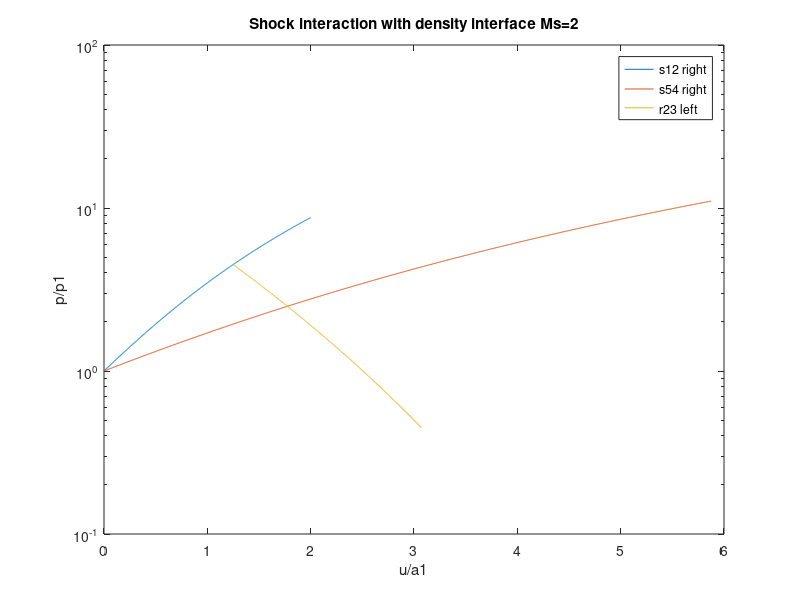

Write the MATLAB code that produced this figure.
clear;
g1=1.4;
g5=1.67;
T5byT1=1;
Mw5=4.002602;
Mw1=28.9647;

a5bya1=sqrt(g5*(8314/Mw5)*T5byT1/(g1*(8314/Mw1)));
rho5byrho1=(Mw5/Mw1)/T5byT1;


%shock 1-2
 Ms=2;
 p2byp1=1+(2*g1/(g1+1))*(Ms^2-1);
 a2bya1=sqrt((2*g1*Ms^2-(g1-1))*(2+(g1-1)*Ms^2)/((g1+1)^2*Ms^2));
 delubya1_12=linspace(0,2,1000);
 
 pbyp1_12=1+(g1.*delubya1_12).*((g1+1)*0.25.*delubya1_12+sqrt(1+(g1+1)^2*0.25^2.*delubya1_12.^2));
 ubya1_12=delubya1_12;
 u2bya1_12=interp1(pbyp1_12,ubya1_12,p2byp1,'spline');
 semilogy(ubya1_12,pbyp1_12,'DisplayName','s12 right');
 hold on
 
 %shock 5-4 Transmitted p1=p5 no conversion needed
 
 delubya5_54=linspace(0,2,1000);
 
 pbyp5_54=1+(g5.*delubya1_12).*((g5+1)*0.25.*delubya1_12+sqrt(1+(g5+1)^2*0.25^2.*delubya1_12.^2));
 ubya5_54=delubya5_54;
 ubya1_54=ubya5_54*a5bya1;
 semilogy(ubya1_54,pbyp5_54,'DisplayName','s54 right');
 hold on
if rho5byrho1<(1/a5bya1) 
     %Expansion 2-3

     pbyp2_23=linspace(0.1,1,1000);
     delubya2_23=(2/(g1-1))*(1-pbyp2_23.^((g1-1)/(2*g1)));
     ubya2_23=delubya2_23+(u2bya1_12/a2bya1);
     ubya1_23=ubya2_23*a2bya1;
     pbyp1_23=pbyp2_23*p2byp1;


     semilogy(ubya1_23,pbyp1_23,'DisplayName','r23 left');

     hold on
     legend
else
     %shock 2-3
     
     delubya2_23=linspace(0,5,1000);
     
     pbyp2_23=1+(g1.*delubya2_23).*((g1+1)*0.25.*delubya2_23+sqrt(1+(g1+1)^2*0.25^2.*delubya2_23.^2));
     ubya2_23=-delubya2_23+(u2bya1_12/a2bya1);
     
     pbyp1_23=pbyp2_23*p2byp1;
     ubya1_23=ubya2_23*a2bya1;
     
     semilogy(ubya1_23,pbyp1_23,'DisplayName','s23 left');
     
     hold on
     legend
end
xlabel('u/a1');
     ylabel('p/p1');
     title('Shock interaction with density interface Ms=2');